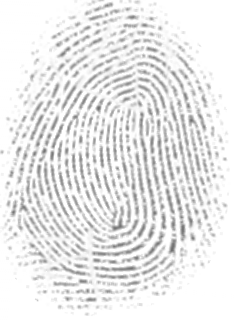
%> input picture FingerprintImages/105_2.tif, 240 x 320 px
$ octave main2.m   (GNU Octave 9; MATLAB toolbox functions it lacks are replaced by stand-ins)
%> lines starting %> are read from the running program, lines starting %| are printed output that depends on the picture; in (x1, y1, x2, y2) boxes, pixels count from 0 and x2, y2 are one past the last pixel; in counts of white or black regions, pixels touching at a corner belong together; the program's own positions count from 1
%> further down, im is the input picture: size 320x240 uint8; min 110, max 255, mean 234.5
### normalise.m
function n = normalise(im,Mo,VARo)
%> called with Mo = 0, VARo = 1
% [5 lines of commented-out code are left out]

[numRows, numCols] = size(im);

% get the mean and the variance of the im
M = mean(mean(im));
%> M = 234.5
VAR = (sum(sum((double(im) - M).^2)))/((numRows*numCols)^2);
%> VAR = 0.0111

% desired mean and varaince values
% VARo = 100;
% Mo = 100;

% normalization of im to G
G = zeros(numRows, numCols);
index = im > M;
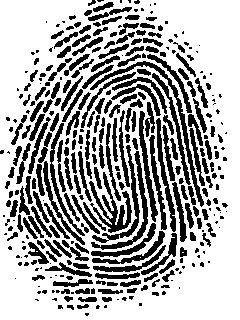
%> index: size 320x240 logical; 67.8% white; 344 black regions (130 under 20 px), largest, box (x1, y1, x2, y2) and area: (90, 61, 204, 207) 917, (89, 172, 132, 233) 852, (91, 151, 148, 250) 639
G(index) = Mo + sqrt(((double(im(index)) - M).^2) * (VARo/VAR));
index = im < M;
G(index) = Mo - sqrt(((double(im(index)) - M).^2) * (VARo/VAR));
n = G;
end

### ridgesegment.m
% RIDGESEGMENT - Normalises fingerprint image and segments ridge region
%
% Function identifies ridge regions of a fingerprint image and returns a
% mask identifying this region.  It also normalises the intesity values of
% the image so that the ridge regions have zero mean, unit standard
% deviation.
%
% This function breaks the image up into blocks of size blksze x blksze and
% evaluates the standard deviation in each region.  If the standard
% deviation is above the threshold it is deemed part of the fingerprint.
% Note that the image is normalised to have zero mean, unit standard
% deviation prior to performing this process so that the threshold you
% specify is relative to a unit standard deviation.
%
% Usage:   [normim, mask, maskind] = ridgesegment(im, blksze, thresh)
%
% Arguments:   im     - Fingerprint image to be segmented.
%              blksze - Block size over which the the standard
%                       deviation is determined (try a value of 16).
%              thresh - Threshold of standard deviation to decide if a
%                       block is a ridge region (Try a value 0.1 - 0.2)
%
% Returns:     normim - Image where the ridge regions are renormalised to
%                       have zero mean, unit standard deviation.
%              mask   - Mask indicating ridge-like regions of the image,
%                       0 for non ridge regions, 1 for ridge regions.
%              maskind - Vector of indices of locations within the mask.
%
% Suggested values for a 500dpi fingerprint image:
%
%   [normim, mask, maskind] = ridgesegment(im, 16, 0.1)
%
% See also: RIDGEORIENT, RIDGEFREQ, RIDGEFILTER

% Peter Kovesi
% School of Computer Science & Software Engineering
% The University of Western Australia
% pk at csse uwa edu au
% http://www.csse.uwa.edu.au/~pk
%
% January 2005


function [normim, mask, maskind] = ridgesegment(im, blksze, thresh)

    im = normalise(im,0,1);  % normalise to have zero mean, unit std dev

    % define anonymous function to set the block to the stddev of the
    % local block
    fun = @(x) std(x.data(:))*ones(size(x.data));
    stddevim = blockproc(im, [blksze blksze], fun);

    % if the block stddev is above the threshold then we consider it part
    % of the finger print
    mask = stddevim > thresh;
%> mask: size 320x240 logical; 92% white; 4 black regions, box (x1, y1, x2, y2) and area: (176, 0, 240, 96) 3328, (208, 224, 240, 288) 1280, (160, 304, 240, 320) 1280, (16, 304, 32, 320) 256
    maskind = find(mask);
%> maskind = 70656 values from 1 to 76784

    % Renormalise image so that the *ridge regions* have zero mean, unit
    % standard deviation.
    im = im - mean(im(maskind));
%> im: size 320x240 double
    normim = im/std(im(maskind));
end

### ridgeorient.m
% RIDGEORIENT - Estimates the local orientation of ridges in a fingerprint
%
% Usage:  [orientim, reliability, coherence] = ridgeorientation(im, gradientsigma,...
%                                             blocksigma, ...
%                                             orientsmoothsigma)
%
% Arguments:  im                - A normalised input image.
%             gradientsigma     - Sigma of the derivative of Gaussian
%                                 used to compute image gradients.
%             blocksigma        - Sigma of the Gaussian weighting used to
%                                 sum the gradient moments.
%             orientsmoothsigma - Sigma of the Gaussian used to smooth
%                                 the final orientation vector field.
%                                 Optional: if omitted it defaults to 0
%
% Returns:    orientim          - The orientation image in radians.
%                                 Orientation values are +ve clockwise
%                                 and give the direction *along* the
%                                 ridges.
%             reliability       - Measure of the reliability of the
%                                 orientation measure.  This is a value
%                                 between 0 and 1. I think a value above
%                                 about 0.5 can be considered 'reliable'.
%                                 reliability = 1 - Imin./(Imax+.001);
%             coherence         - A measure of the degree to which the local
%                                 area is oriented.
%                                 coherence = ((Imax-Imin)./(Imax+Imin)).^2;
%
% With a fingerprint image at a 'standard' resolution of 500dpi suggested
% parameter values might be:
%
%    [orientim, reliability] = ridgeorient(im, 1, 3, 3);
%
% See also: RIDGESEGMENT, RIDGEFREQ, RIDGEFILTER

% May 2003      Original version by Raymond Thai,
% January 2005  Reworked by Peter Kovesi
% October 2011  Added coherence computation and orientsmoothsigma
%               made optional
% April 2018    Change computation of gradients to use DERIAVTIVE5
%
% Peter Kovesi
% peterkovesi.com


function [orientim, reliability, coherence] = ...
             ridgeorient(im, gradientsigma, blocksigma, orientsmoothsigma)
%> called with gradientsigma = 1, blocksigma = 5, orientsmoothsigma = 5

    if ~exist('orientsmoothsigma', 'var'), orientsmoothsigma = 0; end
    [rows,cols] = size(im);

    % Calculate image gradients.
%     [Gx, Gy] = derivative5(gaussfilt(im, gradientsigma), 'x', 'y');
    [Gx, Gy] = gradient(im);

    % Estimate the local ridge orientation at each point by finding the
    % principal axis of variation in the image gradients.
    Gxx = Gx.^2;       % Covariance data for the image gradients
    Gxy = Gx.*Gy;
    Gyy = Gy.^2;

    % Now smooth the covariance data to perform a weighted summation of the
    % data.
    sze = fix(6*blocksigma);   if ~mod(sze,2); sze = sze+1; end
    f = fspecial('gaussian', sze, blocksigma);
    Gxx = filter2(f, Gxx);
    Gxy = 2*filter2(f, Gxy);
    Gyy = filter2(f, Gyy);

    % Analytic solution of principal direction
    denom = sqrt(Gxy.^2 + (Gxx - Gyy).^2) + eps;
    sin2theta = Gxy./denom;            % Sine and cosine of doubled angles
    cos2theta = (Gxx-Gyy)./denom;

    if orientsmoothsigma
        sze = fix(6*orientsmoothsigma);   if ~mod(sze,2); sze = sze+1; end
        f = fspecial('gaussian', sze, orientsmoothsigma);
        cos2theta = filter2(f, cos2theta); % Smoothed sine and cosine of
        sin2theta = filter2(f, sin2theta); % doubled angles
    end

    orientim = pi/2 + atan2(sin2theta,cos2theta)/2;

    % Calculate 'reliability' of orientation data.  Here we calculate the area
    % moment about the orientation axis found (this will be the minimum moment)
    % and an axis perpendicular (which will be the maximum moment).  The
    % reliability measure is given by 1.0-min_moment/max_moment.  The reasoning
    % being that if the ratio of the minimum to maximum moments is close to one
    % we have little orientation information.

    Imin = (Gyy+Gxx)/2 - (Gxx-Gyy).*cos2theta/2 - Gxy.*sin2theta/2;
    Imax = Gyy+Gxx - Imin;

    reliability = 1 - Imin./(Imax+.001);
    coherence = ((Imax-Imin)./(Imax+Imin)).^2;

    % Finally mask reliability to exclude regions where the denominator
    % in the orientation calculation above was small.  Here I have set
    % the value to 0.001, adjust this if you feel the need
    reliability = reliability.*(denom>.001);

### ridgefreq.m
% RIDGEFREQ - Calculates a ridge frequency image
%
% Function to estimate the fingerprint ridge frequency across a
% fingerprint image. This is done by considering blocks of the image and
% determining a ridgecount within each block by a call to FREQEST.
%
% Usage:
%  [freqim, medianfreq] =  ridgefreq(im, mask, orientim, blksze, windsze, ...
%                                    minWaveLength, maxWaveLength)
%
% Arguments:
%         im       - Image to be processed.
%         mask     - Mask defining ridge regions (obtained from RIDGESEGMENT)
%         orientim - Ridge orientation image (obtained from RIDGORIENT)
%         blksze   - Size of image block to use (say 32)
%         windsze  - Window length used to identify peaks. This should be
%                    an odd integer, say 3 or 5.
%         minWaveLength,  maxWaveLength - Minimum and maximum ridge
%                     wavelengths, in pixels, considered acceptable.
%
% Returns:
%         freqim     - An image  the same size as im with  values set to
%                      the estimated ridge spatial frequency within each
%                      image block.  If a  ridge frequency cannot be
%                      found within a block, or cannot be found within the
%                      limits set by min and max Wavlength freqim is set
%                      to zeros within that block.
%         medianfreq - Median frequency value evaluated over all the
%                      valid regions of the image.
%
% Suggested parameters for a 500dpi fingerprint image
%   [freqim, medianfreq] = ridgefreq(im,orientim, 32, 5, 5, 15);
%
% I seem to find that the median frequency value is more useful as an
% input to RIDGEFILTER than the more detailed freqim.  This is possibly
% due to deficiencies in FREQEST.
%
% See also: RIDGEORIENT, FREQEST, RIDGESEGMENT

% Reference:
% Hong, L., Wan, Y., and Jain, A. K. Fingerprint image enhancement:
% Algorithm and performance evaluation. IEEE Transactions on Pattern
% Analysis and Machine Intelligence 20, 8 (1998), 777 789.

% Peter Kovesi
% School of Computer Science & Software Engineering
% The University of Western Australia
% pk at csse uwa edu au
% http://www.csse.uwa.edu.au/~pk
%
% January 2005

function [freq, medianfreq] = ridgefreq(im, mask, orient, blksze, windsze, ...
                                        minWaveLength, maxWaveLength)
%> called with blksze = 24, windsze = 3, minWaveLength = 3, maxWaveLength = 25

    [rows, cols] = size(im);
    freq = zeros(size(im));

    for r = 1:blksze:rows-blksze
        for c = 1:blksze:cols-blksze
          blkim = im(r:r+blksze-1, c:c+blksze-1);
          blkor = orient(r:r+blksze-1, c:c+blksze-1);

          freq(r:r+blksze-1,c:c+blksze-1) =  ...
              freqest(blkim, blkor, windsze, minWaveLength, maxWaveLength);
        end
    end
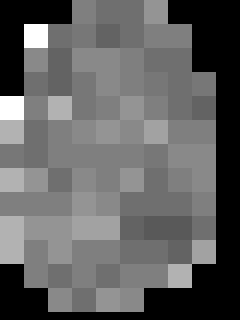
%> freq: size 320x240 double; min 0, max 0.286, mean 0.11; drawn with min black and max white

    % Mask out frequencies calculated for non ridge regions
    freq = freq.*mask;

    % Find median freqency over all the valid regions of the image.
    medianfreq = median(freq(find(freq>0)));
%> medianfreq = 0.143

### testfin.m
% TESTFIN
%
% Function to demonstrate use of fingerprint code
%
% Usage:  [newim, binim, mask, reliability] =  testfin(im);
%
% Argument:   im -  Fingerprint image to be enhanced.
%
% Returns:    newim - Ridge enhanced image.
%             binim - Binary version of enhanced image.
%             mask  - Ridge-like regions of the image
%             reliability - 'Reliability' of orientation data

% Peter Kovesi
% School of Computer Science & Software Engineering
% The University of Western Australia
% pk at csse uwa edu au
% http://www.csse.uwa.edu.au/~pk
%
% January 2005


function [newim, binim, mask, reliability] =  testfin(im, display)

    if nargin == 0
	im = imread('finger.png');
    end

    % Identify ridge-like regions and normalise image
    blksze = 16; thresh = 0.1;
    [normim, mask] = ridgesegment(im, blksze, thresh);
    if display
        show(normim,1);
    end
    % Determine ridge orientations
    [orientim, reliability] = ridgeorient(normim, 1, 5, 5);
    if display
        plotridgeorient(orientim, 20, im, 2)
        show(reliability,6)
    end
    % Determine ridge frequency values across the image
    blksze = 24;
    [freq, medfreq] = ridgefreq(normim, mask, orientim, blksze, 3, 3, 25);
%> medfreq = 0.143
    if display
        show(freq,3)
    end
    % Actually I find the median frequency value used across the whole
    % fingerprint gives a more satisfactory result...
    %freq = medfreq.*mask;

    % Now apply filters to enhance the ridge pattern
    newim = ridgefilter(normim, orientim, freq, .5, .5);
    if display
        show(newim,4);
    end

    % Binarise, ridge/valley threshold is 0
    binim = newim > 0;
    if display
        show(binim,5);
    end
    % Display binary image for where the mask values are one and where
    % the orientation reliability is greater than 0.5
    if display
        show(binim.*mask.*(reliability>0.5), 7)
    end
    blksze = 8;
    [~, mask2] = ridgesegment(binim, blksze, .2);
    binim(~mask2) = 1;
    imshow(binim);

end

### ridgefilter.m
% RIDGEFILTER - enhances fingerprint image via oriented filters
%
% Function to enhance fingerprint image via oriented filters
%
% Usage:
%  newim =  ridgefilter(im, orientim, freqim, kx, ky, showfilter)
%
% Arguments:
%         im       - Image to be processed.
%         orientim - Ridge orientation image, obtained from RIDGEORIENT.
%         freqim   - Ridge frequency image, obtained from RIDGEFREQ.
%         kx, ky   - Scale factors specifying the filter sigma relative
%                    to the wavelength of the filter.  This is done so
%                    that the shapes of the filters are invariant to the
%                    scale.  kx controls the sigma in the x direction
%                    which is along the filter, and hence controls the
%                    bandwidth of the filter.  ky controls the sigma
%                    across the filter and hence controls the
%                    orientational selectivity of the filter. A value of
%                    0.5 for both kx and ky is a good starting point.
%         showfilter - An optional flag 0/1.  When set an image of the
%                      largest scale filter is displayed for inspection.
%
% Returns:
%         newim    - The enhanced image
%
% See also: RIDGEORIENT, RIDGEFREQ, RIDGESEGMENT

% Reference:
% Hong, L., Wan, Y., and Jain, A. K. Fingerprint image enhancement:
% Algorithm and performance evaluation. IEEE Transactions on Pattern
% Analysis and Machine Intelligence 20, 8 (1998), 777 789.

% Peter Kovesi
% School of Computer Science & Software Engineering
% The University of Western Australia
% pk at csse uwa edu au
% http://www.csse.uwa.edu.au/~pk
%
% January 2005

function newim = ridgefilter(im, orient, freq, kx, ky, showfilter)
%> called with kx = 0.5, ky = 0.5

    if nargin == 5
        showfilter = 0;
    end

    angleInc = 3;  % Fixed angle increment between filter orientations in
                   % degrees. This should divide evenly into 180

    im = double(im);
    [rows, cols] = size(im);
    newim = zeros(rows,cols);

    [validr,validc] = find(freq > 0);  % find where there is valid frequency data.
%> validr = 57600 values from 1 to 312; validc = 57600 values from 1 to 216
    ind = sub2ind([rows,cols], validr, validc);

    % Round the array of frequencies to the nearest 0.01 to reduce the
    % number of distinct frequencies we have to deal with.
    freq(ind) = round(freq(ind)*100)/100;

    % Generate an array of the distinct frequencies present in the array
    % freq
    unfreq = unique(freq(ind));
%> unfreq = [0.1; 0.11; 0.13; 0.14; 0.15; 0.17; 0.18; 0.2; 0.29]

    % Generate a table, given the frequency value multiplied by 100 to obtain
    % an integer index, returns the index within the unfreq array that it
    % corresponds to
    freqindex = ones(100,1);
    for k = 1:length(unfreq)
        freqindex(round(unfreq(k)*100)) = k;
    end
%> this loop made 9 passes
%> after the loop, freqindex = 100 values, max 9 at index 29, min 1 at index 1, mean 1.36

    % Generate filters corresponding to these distinct frequencies and
    % orientations in 'angleInc' increments.
    filter = cell(length(unfreq),180/angleInc);
%> filter = 540 items
    sze = zeros(length(unfreq),1);

    for k = 1:length(unfreq)
        sigmax = 1/unfreq(k)*kx;
        sigmay = 1/unfreq(k)*ky;

        sze(k) = round(3*max(sigmax,sigmay));
        [x,y] = meshgrid(-sze(k):sze(k));
        reffilter = exp(-(x.^2/sigmax^2 + y.^2/sigmay^2)/2)...
                .*cos(2*pi*unfreq(k)*x);

        % Generate rotated versions of the filter.  Note orientation
        % image provides orientation *along* the ridges, hence +90
        % degrees, and imrotate requires angles +ve anticlockwise, hence
        % the minus sign.
        for o = 1:180/angleInc
            filter{k,o} = imrotate(reffilter,-(o*angleInc+90),'bilinear','crop');
        end
    end
%> this loop made 9 passes
%> (sigmax, sigmay) on passes 1 to 8: (5, 5), (4.55, 4.55), (3.85, 3.85), (3.57, 3.57), (3.33, 3.33), (2.94, 2.94), (2.78, 2.78), (2.5, 2.5)
%> after the loop, sze = [15; 14; 12; 11; 10; 9; 8; 8; 5]

    if showfilter % Display largest scale filter for inspection
        figure(7), imshow(filter{1,end},[]); title('filter');
    end

    % Find indices of matrix points greater than maxsze from the image
    % boundary
    maxsze = sze(1);
%> maxsze = 15
    finalind = find(validr>maxsze & validr<rows-maxsze & ...
                    validc>maxsze & validc<cols-maxsze);
%> finalind = 52872 values from 2521 to 57600

    % Convert orientation matrix values from radians to an index value
    % that corresponds to round(degrees/angleInc)
    maxorientindex = round(180/angleInc);
    orientindex = round(orient/pi*180/angleInc);
    i = find(orientindex < 1);   orientindex(i) = orientindex(i)+maxorientindex;
%> after `i = find(orientindex < 1)`: i = 1218 values from 1 to 68161
%> after `orientindex(i) = orientindex(i)+maxorientindex`:
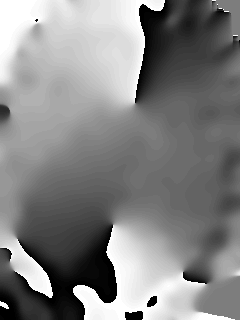
%> orientindex: size 320x240 double; min 1, max 60, mean 31.4; drawn with min black and max white
    i = find(orientindex > maxorientindex);
%> i = []
    orientindex(i) = orientindex(i)-maxorientindex;

    % Finally do the filtering
    for k = 1:length(finalind)
        r = validr(finalind(k));
        c = validc(finalind(k));

        % find filter corresponding to freq(r,c)
        filterindex = freqindex(round(freq(r,c)*100));

        s = sze(filterindex);
        newim(r,c) = sum(sum(im(r-s:r+s, c-s:c+s).*filter{filterindex,orientindex(r,c)}));
    end
%> this loop made 52872 passes
%> (filterindex, s) on passes 1 to 3: (9, 5), (9, 5), (9, 5)
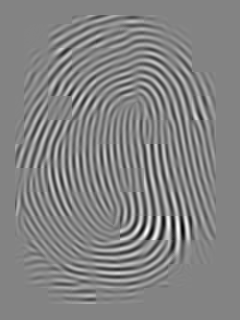
%> newim: size 320x240 double; min -133.8, max 124.9, mean -0.1; drawn with min black and max white
end


### main2.m
filePath = 'FingerprintImages/105_2.tif';
im = imread(filePath);

[newim, binim, mask, reliability] =  testfin(im, 0);
%> in testfin, `binim = newim > 0;`:
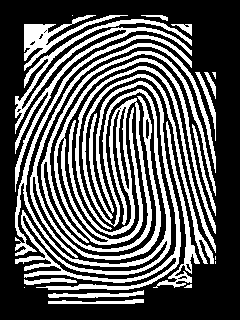
%> binim: size 320x240 logical; 35.3% white; 23 white regions (5 under 20 px), largest, box (x1, y1, x2, y2) and area: (15, 35, 214, 290) 8354, (41, 51, 216, 252) 4381, (15, 19, 192, 192) 3003
%> call 2 of ridgesegment, with blksze = 8, thresh = 0.2
%> in ridgesegment (call 2), `mask = stddevim > thresh;`:
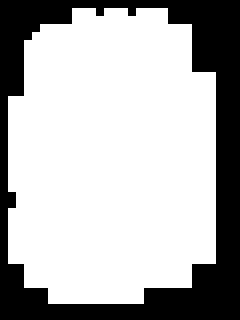
%> mask: size 320x240 logical; 70.7% white; 1 black region, box (x1, y1, x2, y2) and area: (0, 0, 240, 320) 22528
%> in ridgesegment (call 2), `maskind = find(mask);`: maskind = 54272 values from 2657 to 69064
%> in testfin, `binim(~mask2) = 1;`:
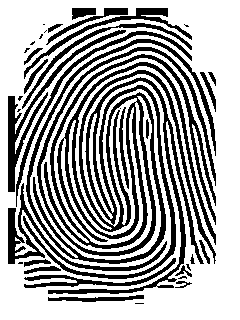
%> binim: size 320x240 logical; 64.4% white; 36 black regions (13 under 20 px), largest, box (x1, y1, x2, y2) and area: (23, 39, 216, 294) 18297, (8, 30, 126, 192) 1616, (8, 183, 167, 271) 1505

$ run again, with FingerprintImages/101_1.tif copied over FingerprintImages/105_2.tif
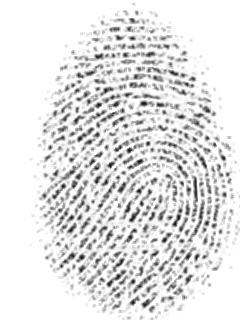
%> input picture FingerprintImages/101_1.tif, 240 x 320 px
%> im is the input picture: size 320x240 uint8; min 18, max 255, mean 227.4
%> M = 227.4
%> VAR = 0.0258
%> mask: size 320x240 logical; 92.3% white; 4 black regions, box (x1, y1, x2, y2) and area: (160, 0, 240, 128) 4096, (64, 0, 96, 32) 768, (192, 304, 240, 320) 768, (224, 272, 240, 288) 256
%> maskind = 70912 values from 1 to 76784
%> im: size 320x240 double
%> medianfreq = 0.133
%> validr = 46016 values from 1 to 312; validc = 46016 values from 25 to 216
%> unfreq = [0.11; 0.13; 0.14; 0.15; 0.17; 0.18; 0.19; 0.2; 0.23; 0.25; 0.27; 0.3; 0.31]
%> the loop in ridgefilter, `for k = 1:length(unfreq)` made 13 passes
%> after the loop in ridgefilter, `for k = 1:length(unfreq)`: freqindex = 100 values, max 13 at index 31, min 1 at index 1, mean 1.78
%> filter = 780 items
%> the loop in ridgefilter, `for k = 1:length(unfreq)` made 13 passes
%> (sigmax, sigmay) on passes 1 to 8: (4.55, 4.55), (3.85, 3.85), (3.57, 3.57), (3.33, 3.33), (2.94, 2.94), (2.78, 2.78), (2.63, 2.63), (2.5, 2.5)
%> after the loop in ridgefilter, `for k = 1:length(unfreq)`: sze = [14; 12; 11; 10; 9; 8; 8; 8; 7; 6; 6; 5; 5]
%> maxsze = 14
%> finalind = 44840 values from 1 to 46016
%> in ridgefilter, `i = find(orientindex < 1)`: i = 648 values from 25933 to 68168
%> in ridgefilter, `i = find(orientindex > maxorientindex);`: i = []
%> the loop in ridgefilter, `for k = 1:length(finalind)` made 44840 passes
%> (r, filterindex, s) on passes 1 to 3: (145, 12, 5), (146, 12, 5), (147, 12, 5)
%> in ridgesegment (call 2), `mask = stddevim > thresh;`:
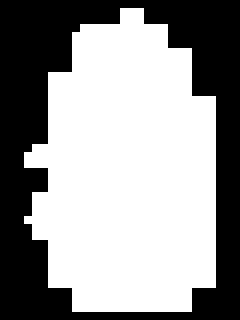
%> mask: size 320x240 logical; 59.2% white; 1 black region, box (x1, y1, x2, y2) and area: (0, 0, 240, 320) 31360
%> maskind = 45440 values from 7833 to 69088
%> im: size 320x240 double; values -302.5 (black) and 301.5 (white), 30.1% white; 26 white regions (4 under 20 px), largest, box (x1, y1, x2, y2) and area: (48, 167, 180, 305) 4260, (24, 120, 216, 305) 3953, (48, 152, 194, 305) 2560
%> in testfin, `binim(~mask2) = 1;`:
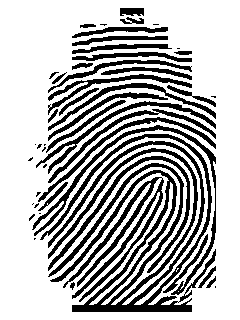
%> binim: size 320x240 logical; 70.5% white; 49 black regions (17 under 20 px), largest, box (x1, y1, x2, y2) and area: (40, 134, 216, 312) 8470, (63, 177, 164, 302) 2177, (32, 125, 216, 295) 1549
